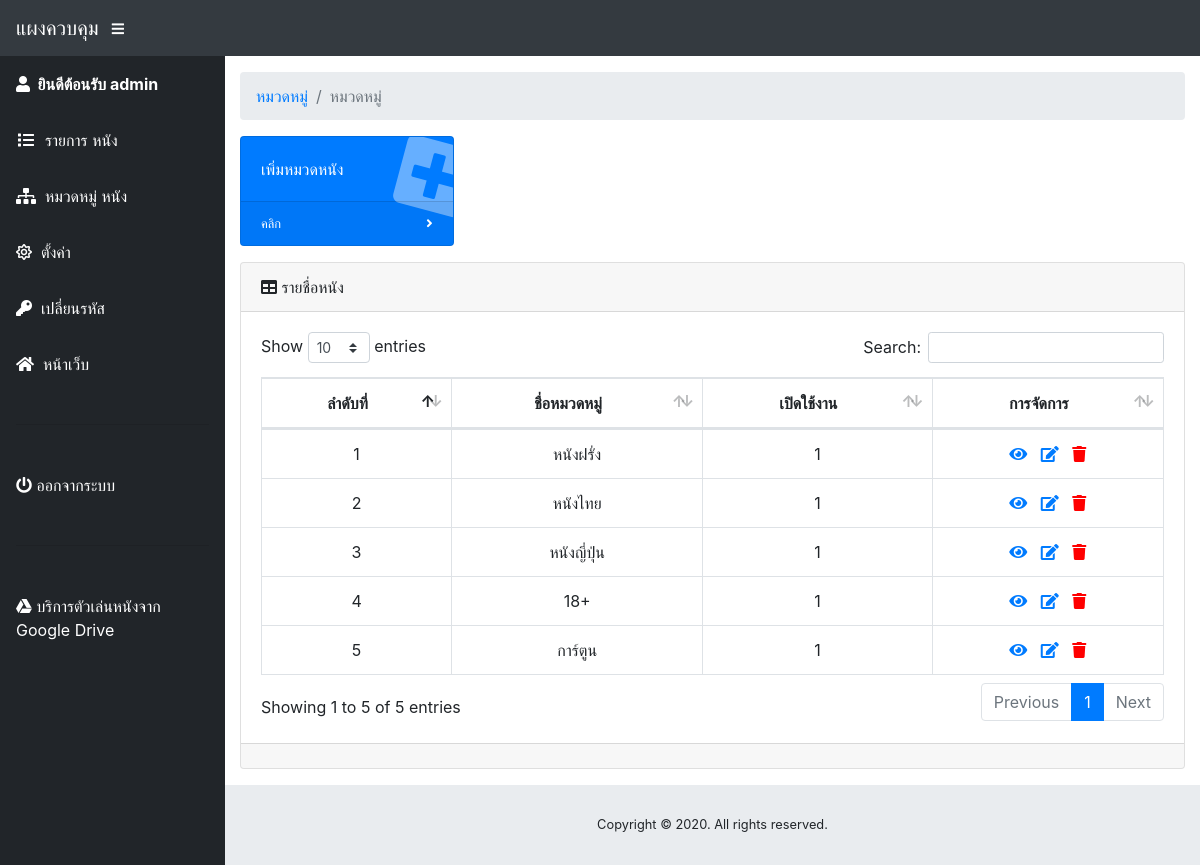
The app's page /admin/category.php (signed in) with its own data.
### tables this page shows
CREATE TABLE `category` (
  `no` int(11) NOT NULL,
  `name` varchar(250) NOT NULL,
  `enabled` int(10) NOT NULL DEFAULT 1
);

### admin/category.php (the view, shortened to what this page needs)
<?php
  include("../config.php");
  $sql_movie = mysqli_query($sql_con, 'SELECT * FROM category ORDER BY no DESC');
?>
<!DOCTYPE html>
<html lang="en">
<head>
  <link href="vendor/fontawesome-free/css/all.min.css" rel="stylesheet" type="text/css">
  <link href="vendor/datatables/dataTables.bootstrap4.css" rel="stylesheet">
  <link href="css/sb-admin.css" rel="stylesheet">
</head>
<body id="page-top">
  <nav class="navbar navbar-expand navbar-dark bg-dark static-top">
    <a class="navbar-brand mr-1" href="index.php">แผงควบคุม</a>
    <button class="btn btn-link btn-sm text-white order-1 order-sm-0" id="sidebarToggle" href="#">
      <i class="fas fa-bars"></i>
    </button>
  </nav>
  <div id="wrapper">
    <?php require('menu.php'); ?>
    <div id="content-wrapper">
      <div class="container-fluid">
        <ol class="breadcrumb">
          <li class="breadcrumb-item">
            <a href="#">หมวดหมู่</a>
          </li>
          <li class="breadcrumb-item active">หมวดหมู่</li>
        </ol>
        <?php if(!isset($_GET["add_movie"])) { ?>
        <div class="row">
          <div class="col-xl-3 col-sm-6 mb-3" id="movie_add">
            <div class="card text-white bg-primary o-hidden h-100">
              <div class="card-body">
                <div class="card-body-icon">
                  <i class="fa fa-plus-square"></i>
                </div>
                <div class="mr-5">เพิ่มหมวดหนัง</div>
              </div>
              <a class="card-footer text-white clearfix small z-1" href="?add_movie">
                <span class="float-left">คลิก</span>
                <span class="float-right">
                  <i class="fas fa-angle-right"></i>
                </span>
              </a>
            </div>
          </div>
        </div>
        <?php } ?>
		<?php
		if(!isset($_GET["edit"]) && !isset($_GET["add_movie"]))
		{
		?>
        <div class="card mb-3" id="movie_list">
          <div class="card-header">
            <i class="fas fa-table"></i>
            รายชื่อหนัง</div>
          <div class="card-body">
            <div class="table-responsive">
              <table class="table table-bordered" id="dataTable" width="100%" cellspacing="0">
                <thead>
                  <tr align="center">
                    <th>ลำดับที่</th>
                    <th>ชื่อหมวดหมู่</th>
                    <th>เปิดใช้งาน</th>
                    <th>การจัดการ</th>
                  </tr>
                </thead>
                <tbody>
                <?php while($row = mysqli_fetch_array($sql_movie)){ ?>
                  <tr>
                    <td align="center"><?=$row["no"]?></td>
                    <td align="center"><?=$row["name"]?></td>
                    <td align="center"><?=$row["enabled"]?></td>
                    <td align="center">
                        <a href="../index.php?movie=<?=$row["mid"]?>" target="_blank" title="ดูหน้าลิงค์"><i class="fa fa-eye"> </i></a>&nbsp;&nbsp;
						<a href="?edit=<?=$row["no"]?>" title="แก้ไข"><i class="fa fa-edit"> </i></a>&nbsp;&nbsp;
                        <a href="?del=<?=$row["no"]?>"  data-toggle="modal" data-target="#delModal<?=$row["no"]?>" style="color: red;" title="ลบ"><i class="fa fa-trash"></i></a>
                    </td>
                  </tr>
                <?php } ?>
                </tbody>
              </table>
            </div>
          </div>
          <div class="card-footer small text-muted"></div>
        </div>
		<?php } ?>
      </div>
      <footer class="sticky-footer">
        <div class="container my-auto">
          <div class="copyright text-center my-auto">
            <span>Copyright &copy; 2020. All rights reserved.</span>
          </div>
        </div>
      </footer>
    </div>
  </div>
</body>
</html>

### admin/menu.php
<ul class="sidebar navbar-nav">
      <li class="nav-item active">
        <b class="nav-link">
          <i class="fa fa-user"></i>&nbsp;
          <span>ยินดีต้อนรับ <?=$_SESSION["admin_user"]?></span><br>
        </b>
      </li>
      <li class="nav-item active">
        <a class="nav-link" href="index.php">
          <i class="fas fa-fw fa-list"></i>&nbsp;
          <span>รายการ หนัง</span>
        </a>
      </li>
      <li class="nav-item active">
        <a class="nav-link" href="category.php">
          <i class="fas fa-sitemap"></i>&nbsp;
          <span>หมวดหมู่ หนัง</span>
        </a>
      </li>
      <li class="nav-item active">
        <a class="nav-link" href="setting.php">
          <i class="far fa-sun"></i>&nbsp;
          <span>ตั้งค่า</span>
        </a>
      </li>
      <li class="nav-item active">
        <a class="nav-link" href="change_pw.php">
          <i class="fas fa-key"></i>&nbsp;
          <span>เปลี่ยนรหัส</span>
        </a>
      </li>
      <li class="nav-item active">
        <a class="nav-link" href="../" target="_blank">
          <i class="fa fa-home"></i>&nbsp;
          <span>หน้าเว็บ</span>
        </a>
      </li>
      <li class="nav-item active">
        <a class="nav-link" target="_blank">
          <span><hr></span>
        </a>
      </li>
	   <li class="nav-item active">
        <a class="nav-link" href="index.php?logout">
          <i class="fas fa-power-off"></i>
          <span>ออกจากระบบ</span>
        </a>
      </li>
      <li class="nav-item active">
        <a class="nav-link" target="_blank">
          <span><hr></span>
        </a>
      </li>
      <li class="nav-item active">
        <a class="nav-link" href="https://meplayer.co" target="_blank">
          <i class="fab fa-google-drive"></i>
          <span>บริการตัวเล่นหนังจาก Google Drive</span>
        </a>
      </li>
    </ul>

### records on screen
category: no "5", name "การ์ตูน", enabled "1"
category: no "4", name "18+", enabled "1"
category: no "3", name "หนังญี่ปุ่น", enabled "1"
category: no "2", name "หนังไทย", enabled "1"
category: no "1", name "หนังฝรั่ง", enabled "1"

### other values on screen
$_SESSION["admin_user"] "admin"
